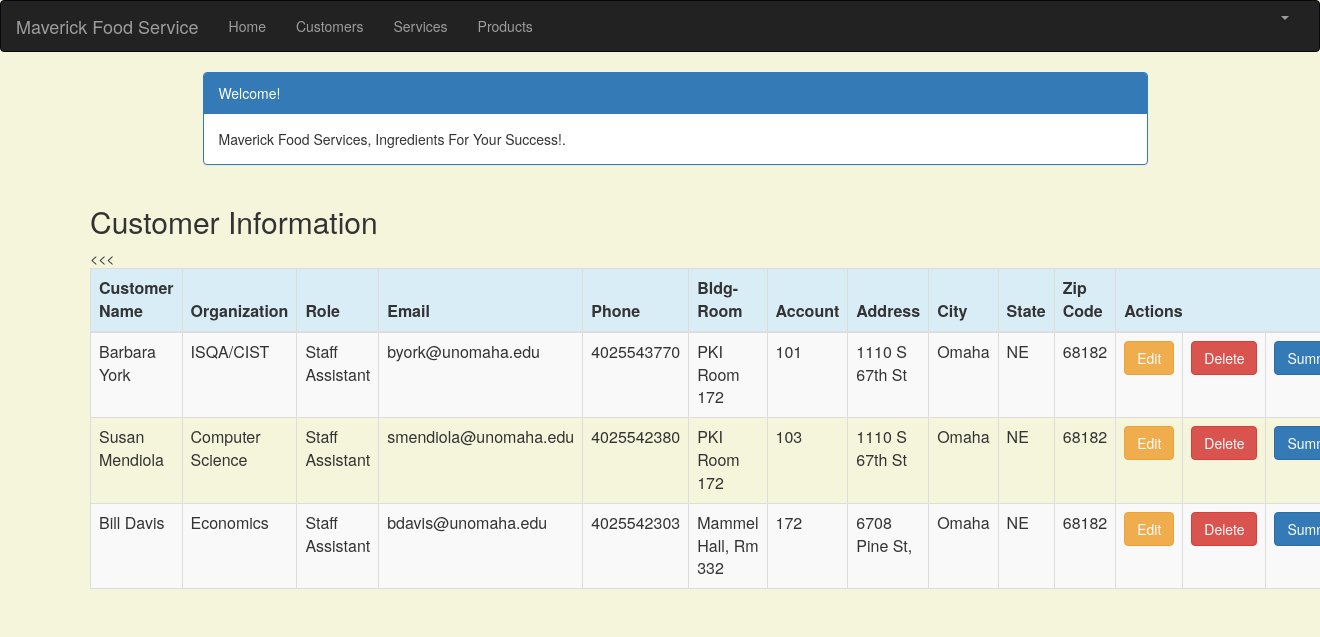
/customer_list (signed in), run on the app's committed database.
### crm/models.py (models this page shows, shortened)
class Customer(models.Model):
    cust_name = models.CharField(max_length=50)
    organization = models.CharField(max_length=100, blank=True)
    role = models.CharField(max_length=100)
    email = models.EmailField(max_length=100)
    bldgroom = models.CharField(max_length=100)
    address = models.CharField(max_length=200)
    account_number = models.IntegerField(blank=False, null=False)
    city = models.CharField(max_length=50)
    state = models.CharField(max_length=50)
    zipcode = models.CharField(max_length=10)
    phone_number = models.CharField(max_length=50)
    created_date = models.DateTimeField(
        default=timezone.now)
    updated_date = models.DateTimeField(auto_now_add=True)

### crm/views.py (the view)
# urls.py: path('customer_list', views.customer_list, name='customer_list'),
@login_required
def customer_list(request):
    customer = Customer.objects.filter(created_date__lte=timezone.now())
    return render(request, 'crm/customer_list.html',
                 {'customers': customer})

### crm/templates/crm/customer_list.html (shortened to what this page needs)
{% extends 'crm/base.html' %}
{% block content %}
    <html>
    <head>
        <link rel="stylesheet" href="https://maxcdn.bootstrapcdn.com/bootstrap/3.3.4/css/bootstrap.min.css">
    </head>
    <body>
    <div class="container">
        <div class="row">
            <div class="col-md-10 col-md-offset-1">
                <div class="panel panel-primary">
                    <div class="panel-heading">Welcome!</div>
                    <div class="panel-body">
                        Maverick Food Services, Ingredients For Your Success!.
                    </div>
                </div>
            </div>
        </div>
    </div>
    <div class="row">
        <h2 style="padding-left: 15Px">Customer Information</h2>
    </div>
    <div>
        <table class="table table-striped table-bordered table-hover" style="width:1300px;">
            <thead>
            <tr class="bg-info">
                <th>Customer Name</th>
                <th>Organization</th>
                <th>Role</th>
                <th>Email</th>
                <th>Phone</th>
                <th>Bldg-Room</th>
                <th>Account</th>
                <th>Address</th>
                <th>City</th>
                <th>State</th>
                <th>Zip Code</th>
                <th colspan="3">Actions</th>
            </tr>
            </thead>
            <tbody>
            {% for customer in customers %}
                <tr>
                    <td>{{ customer.cust_name }}</td>
                    <td>{{ customer.organization }}</td>
                    <td>{{ customer.role }}</td>
                    <td>{{ customer.email }}</td>
                    <td>{{ customer.phone_number }}</td>
                    <td>{{ customer.bldgroom }}</td>
                    <td>{{ customer.account_number }}</td>
                    <td>{{ customer.address }}</td>
                    <td>{{ customer.city }}</td>
                    <td>{{ customer.state }}</td>
                    <td>{{ customer.zipcode }}</td>
                    <td><a href="{% url 'crm:customer_edit' pk=customer.pk %}" class="btn btn-warning">Edit</a></td>
                    <td><a href="{% url 'crm:customer_delete' pk=customer.pk %}"
                           onclick="return confirm('Are you sure you want to delete?')"
                           class="btn btn-danger">Delete</a>
                    </td>
                    <<td><a href="{% url 'crm:summary' pk=customer.pk %}"
                           class="btn btn-primary">Summary</a>
                </tr>
            {% endfor %}
            </tbody>
        </table>
    </div>
    </body>
    </html>
{% endblock %}

### crm/templates/crm/customer_list.html (style rules this page uses)
body { background-color: beige; }

### data on the page
Customer: cust_name "Barbara York", organization "ISQA/CIST", role "Staff Assistant", email "byork@unomaha.edu", phone_number "4025543770", bldgroom "PKI Room 172", account_number "101", address "1110 S 67th St", city "Omaha", state "NE", zipcode "68182"
Customer: cust_name "Susan Mendiola", organization "Computer Science", role "Staff Assistant", email "smendiola@unomaha.edu", phone_number "4025542380", bldgroom "PKI Room 172", account_number "103", address "1110 S 67th St", city "Omaha", state "NE", zipcode "68182"
Customer: cust_name "Bill Davis", organization "Economics", role "Staff Assistant", email "bdavis@unomaha.edu", phone_number "4025542303", bldgroom "Mammel Hall, Rm 332", account_number "172", address "6708 Pine St,", city "Omaha", state "NE", zipcode "68182"
